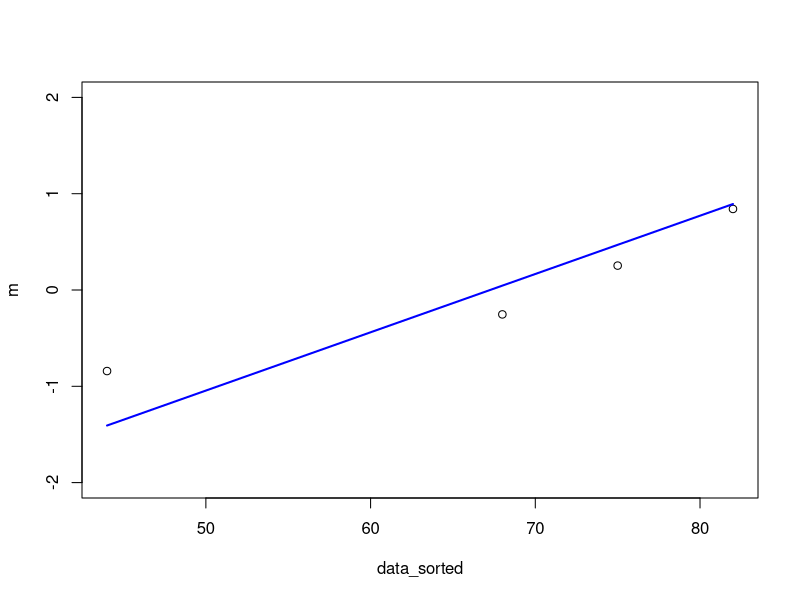
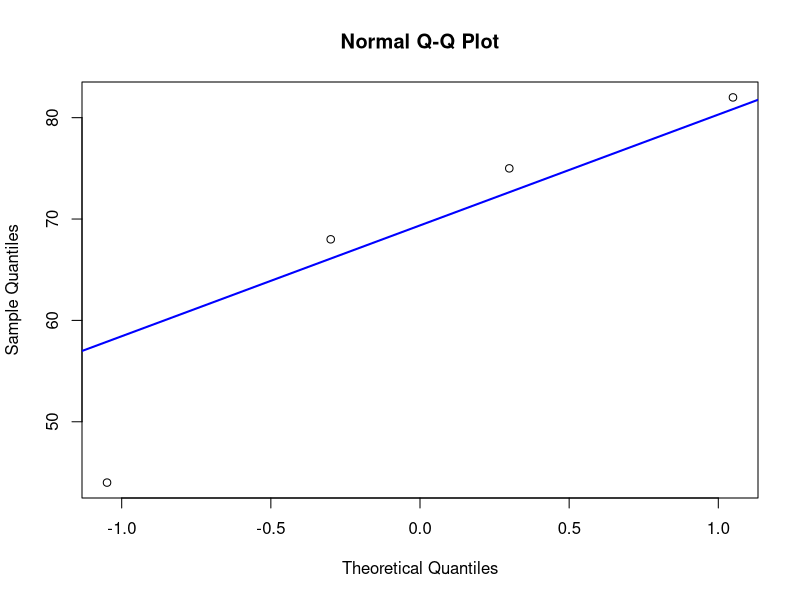
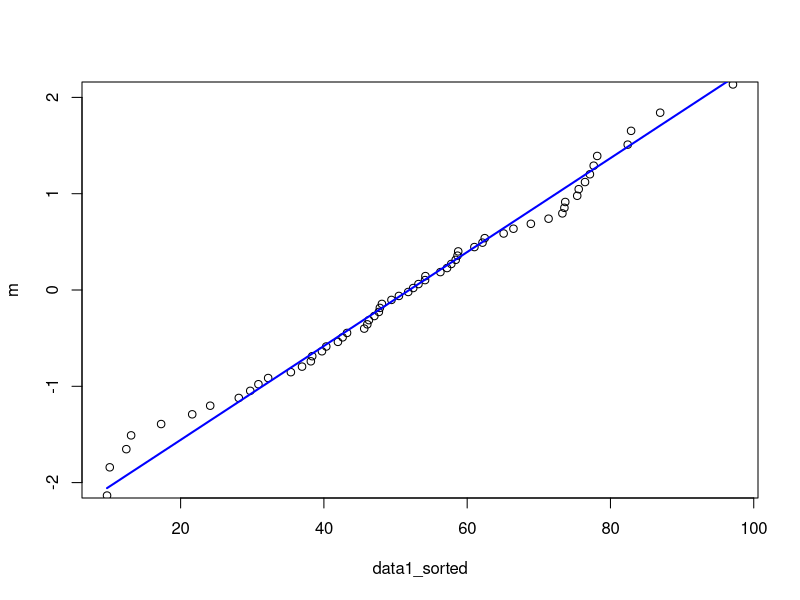
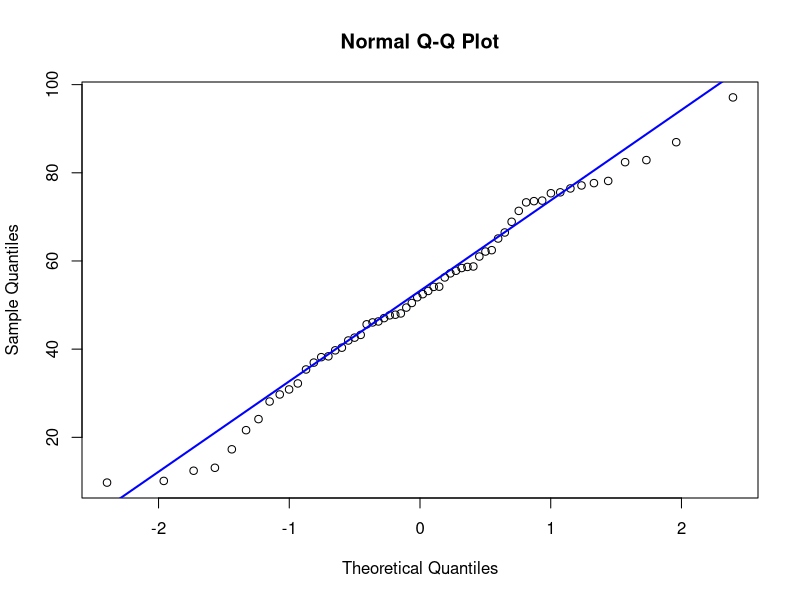
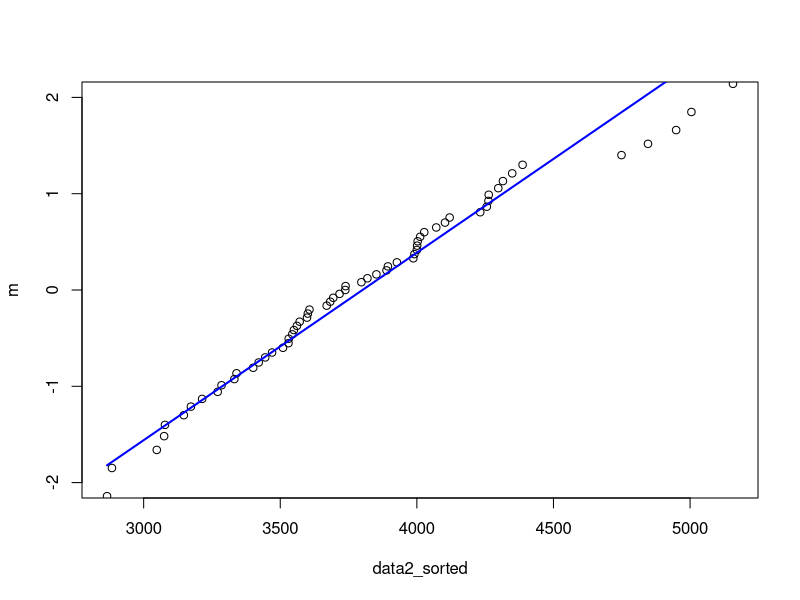
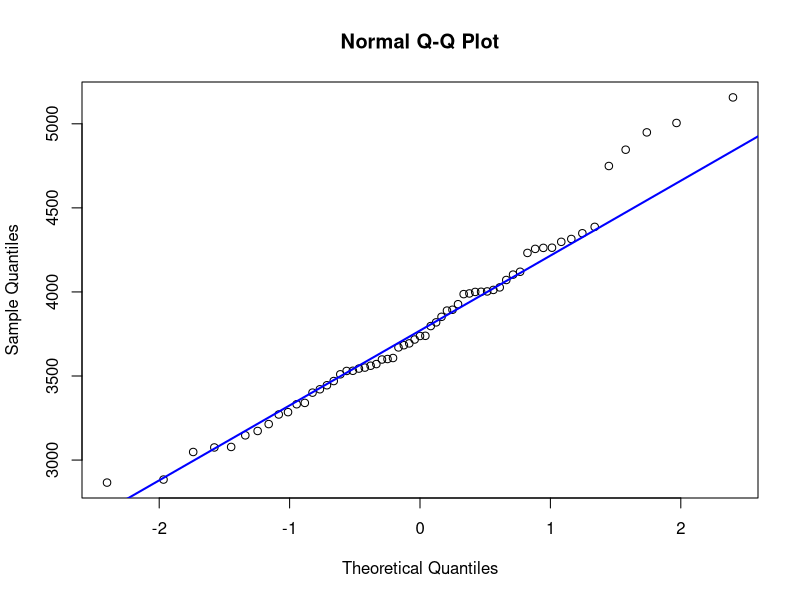
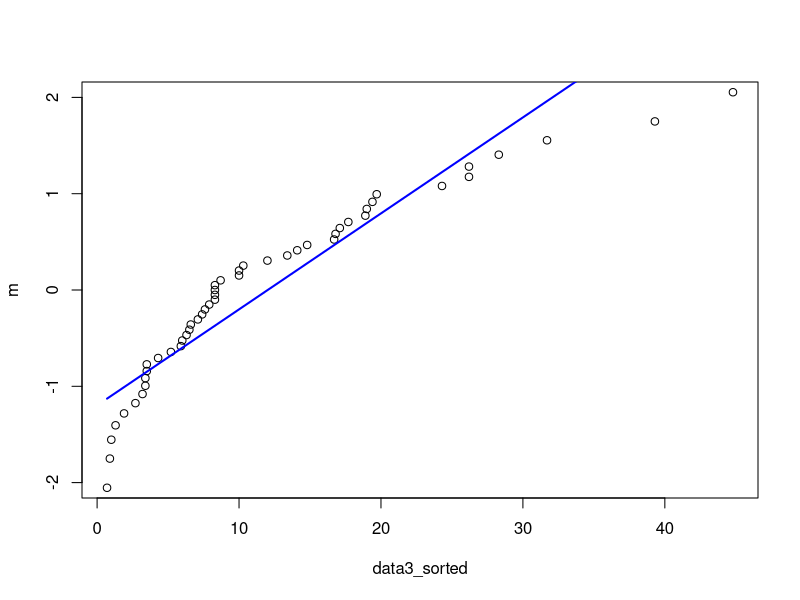
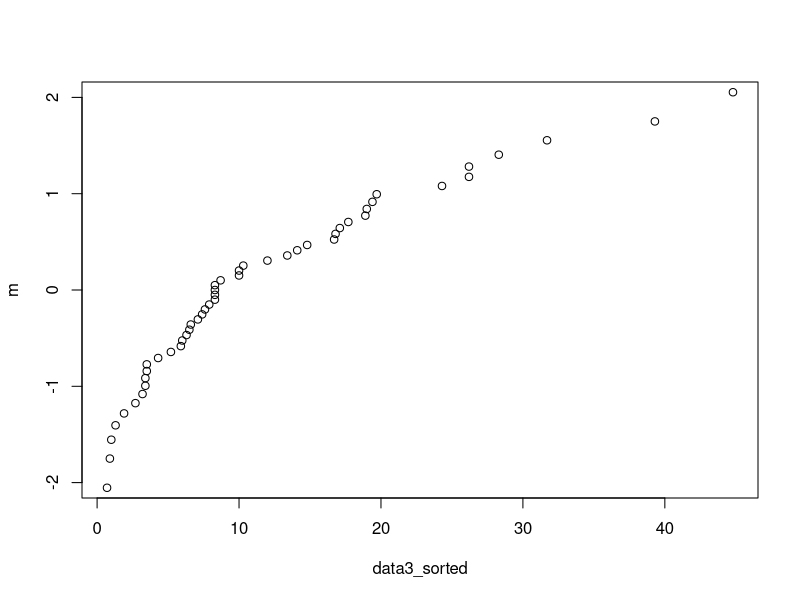

Here is the R script that generated these plots, in order:

# normal scores plot -------------------------------------------------------
# normal probability plot

data <- c(68, 82, 44, 75)
n <- length(data)
m <- qnorm((1:n)/(n+1))     # normal scores
data_sorted <- sort(data)         # sorted

plot(data_sorted, m, ylim = c(-2, 2))  # Rmk) qqnorm(data)

xbar <- mean(data_sorted)
s <- sd(data_sorted)
lines(data_sorted, (data_sorted - xbar)/s, col="blue", lwd=2 )

# 함수를 통한 구현 
qqnorm(data) 
qqline(data, col="blue", lwd=2)

# ex1 ---------------------------------------------------------------------

# getwd()
# setwd("path")
# data1.csv의 자료로 부터 정규확률그림을 그리고, 근사직선도 같이 그려라.
getwd() #  경로 확인 
setwd("C:/R_Basic_Statistics/R2023-normalprob") # 경로 설정 
data1 <- read.csv("data1.csv", header = T) # data1.csv파일에서 data 읽어오기 
data1 # 1개의 열로 표현된 데이터
data1 <- data1[,1] # 1개의 행으로 표현되도록 함 (벡터처럼 바꿈)

n <- length(data1)
data1_sorted <- sort(data1)
m <- qnorm((1:n)/(n+1))
plot(data1_sorted, m, ylim = c(-2, 2)) # 정규확률그림 

xbar <- mean(data1_sorted)
s <- sd(data1_sorted)
lines(data1_sorted, (data1_sorted - xbar)/s, col="blue", lwd=2 ) 
# 정규확률그림을 해석하기 위한 직선 (X = M + s*Z)

# 함수를 통한 구현 
qqnorm(data1)
qqline(data1, col="blue", lwd=2)


# ex2  --------------------------------------------------------------------
# ex. 12
# data2.csv의 자료로 부터 정규확률그림을 그리고, 근사직선도 같이 그려라.
setwd("C:/R_Basic_Statistics/R2023-normalprob")
data2 <- read.csv("data2.csv", header = T)
data2 <- data2[,1]

n <- length(data2)
data2_sorted <- sort(data2)
m <- qnorm((1:n)/(n+1))
plot(data2_sorted, m, ylim = c(-2, 2)) 

xbar <- mean(data2_sorted)
s <- sd(data2_sorted)
lines(data2_sorted, (data2_sorted - xbar)/s, col="blue", lwd=2 ) 

# 함수 사용 
qqnorm(data2)
qqline(data2, col="blue", lwd=2)




# ex3 ---------------------------------------------------------------------
# ex 13
# data3.csv의 자료로 부터 정규확률그림을 그리고, 근사직선도 같이 그려라.
# 또한, 적절한 변환을 하여 정규분포로 접근시켜 보아라.
setwd("C:/R_Basic_Statistics/R2023-normalprob") 
data3 <- read.csv("data3.csv", header = T) 
data3 <- data3[,1] 

n <- length(data3)
data3_sorted <- sort(data3)
m <- qnorm((1:n)/(n+1))
plot(data3_sorted, m, ylim = c(-2, 2)) 

xbar <- mean(data3_sorted)
s <- sd(data3_sorted)
lines(data3_sorted, (data3_sorted - xbar)/s, col="blue", lwd=2 ) 

qqplot(data3_sorted,m,ylim = c(-2, 2))

# 함수 사용 
qqnorm(data3)
qqline(data3, col="blue", lwd=2)


# ^0.5 --------------------------------------------------------------------
data3_sqrt <- sqrt(data3)

n <- length(data3_sqrt)
data3_sorted <- sort(data3_sqrt)
m <- qnorm((1:n)/(n+1))
plot(data3_sorted, m, ylim = c(-2, 2)) 

xbar <- mean(data3_sorted)
s <- sd(data3_sorted)
lines(data3_sorted, (data3_sorted - xbar)/s, col="blue", lwd=2 ) 

# 함수 사용 
qqnorm(data3_sqrt)
qqline(data3_sqrt, col="blue", lwd=2)

# ^0.25 -------------------------------------------------------------------
data3_sqrt_sqrt <- sqrt(data3_sqrt)

n <- length(data3_sqrt_sqrt)
data3_sorted <- sort(data3_sqrt_sqrt)
m <- qnorm((1:n)/(n+1))
plot(data3_sorted, m, ylim = c(-2, 2)) 

xbar <- mean(data3_sorted)
s <- sd(data3_sorted)
lines(data3_sorted, (data3_sorted - xbar)/s, col="blue", lwd=2 ) 

# 함수 사용 
qqnorm(data3_sqrt_sqrt)
qqline(data3_sqrt_sqrt, col="blue", lwd=2)


# sqrt를 할수록 정규확률그림이 직선에 가까워지는 것을 알 수 있다!

